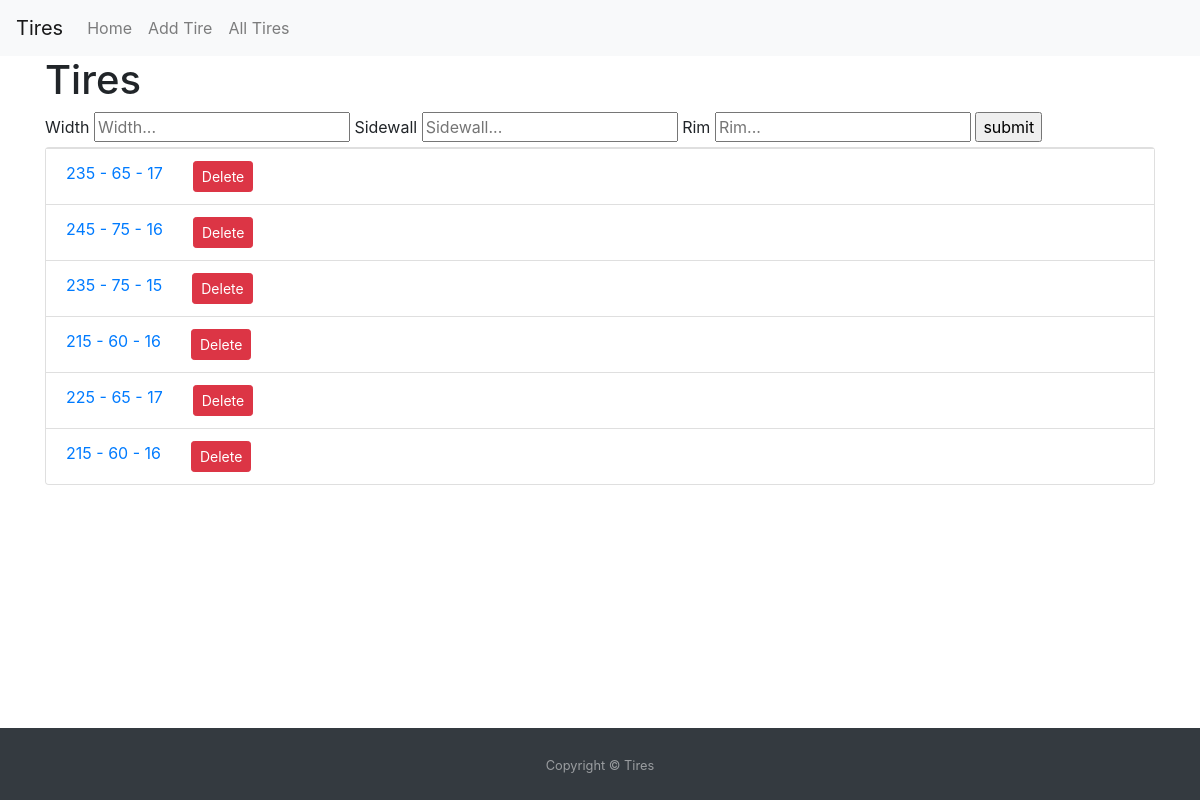
The page /list/ on the database as committed earlier.
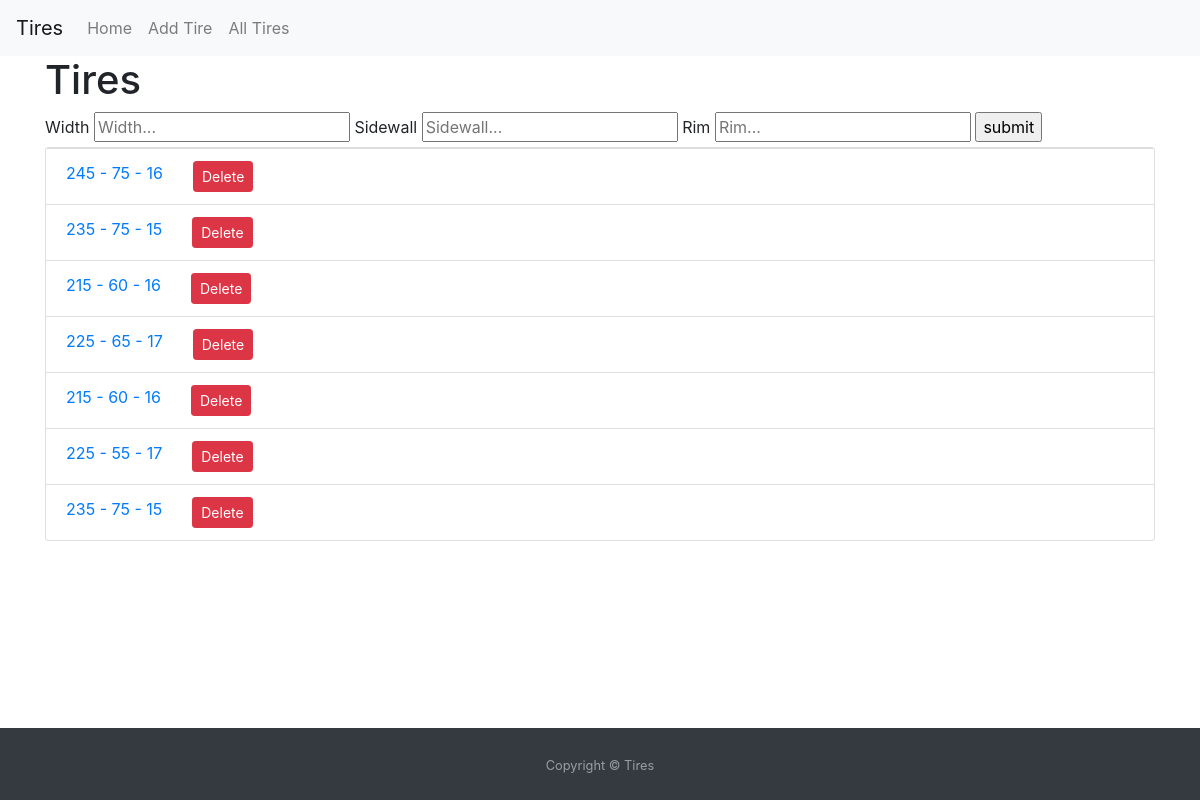
The same page on the database as committed later.
### PDTinv/models.py (models this page shows, shortened)
class Tire(models.Model):
    width = models.IntegerField()
    sidewall = models.IntegerField()
    rim = models.IntegerField()

### PDTinv/views.py (the view, shortened to what this page needs)
# urls.py: path('list/', views.TireList.as_view(), name='tire_list'),
class TireList(ListView):
    model = Tire
    def get_queryset(self):
        w = self.request.GET.get('width', '')
        s = self.request.GET.get('sidewall', '')
        r = self.request.GET.get('rim', '')
        object_list = Tire.objects.all()
        if (w == s == r == ''):
            pass
        print(object_list)
        return object_list

### PDTinv/templates/PDTinv/tire_list.html
{% extends 'base.html'%}
{% block content%}
  <h1>Tires</h1>
  <form action="{% url 'tire_list' %}" method="get">
    <label>Width</label>
    <input name="width" type="number" placeholder="Width..." />
    <label>Sidewall</label>
    <input name="sidewall" type="number" placeholder="Sidewall..." />
    <label>Rim</label>
    <input name="rim" type="number" placeholder="Rim..." />
    <input value="submit" type="submit" />
  </form>
  <div class="card">
      <ul class="list-group list-group-flush">
          {% for tire in object_list %}
          <a href="update/{{ tire.id }}">
            <div  class="list-group-item">
              <div class="row">
                  <div class="col-sm">{{ tire.width }} - {{ tire.sidewall }} - {{ tire.rim }}  </div>
                  <div class="col-sm"><a href="delete/{{ tire.id }}" class="btn btn-danger btn-sm">Delete</a></div>
              </div>
            </div>
          </a>
          {% empty %}
          <li>No tires yet.</li>
          {% endfor %}
        </ul>
  </div>
{% endblock %}

Rows that differ between the two databases and show on the page:
removed Tire: width "235", sidewall "65", rim "17"
added Tire: width "225", sidewall "55", rim "17"
added Tire: width "235", sidewall "75", rim "15"
